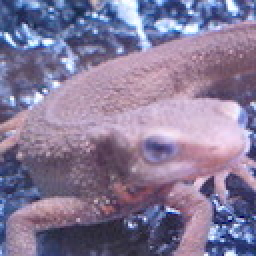
#> input picture questions/Question_21_30/imori.jpg, 128 x 128 px, found by its file name (shown 2 times larger)
$ python Q43-CannyStep3.py
#> lines starting #> are read from the running program, lines starting #| are printed output that depends on the picture; after the words box and inside, x2 and y2 are one past the last pixel; in counts of white or black regions, pixels touching at a corner belong together
# %% import
import cv2
from PIL import Image
import numpy as np

# %% load original image
img = Image.open("../../ImageProcessing100Wen/Question_21_30/imori.jpg")
#> img is the input picture: PIL image 128x128 RGB; mean R, G, B 134.1, 121.8, 152.8
img_arr = np.array(img)
img_gs = cv2.cvtColor(img_arr, cv2.COLOR_RGB2GRAY)
print(img_gs.shape)
#| (128, 128)

# %%
def canny3(img, k_size=5, std=1.4):
    def nms(edge, angle):
        H, W = angle.shape
        _edge = edge.copy()

        for y in range(H):
            for x in range(W):
                if angle[y, x] == 0:
                    dx1, dy1, dx2, dy2 = -1, 0, 1, 0
                elif angle[y, x] == 45:
                    dx1, dy1, dx2, dy2 = -1, 1, 1, -1
                elif angle[y, x] == 90:
                    dx1, dy1, dx2, dy2 = 0, -1, 0, 1
                elif angle[y, x] == 135:
                    dx1, dy1, dx2, dy2 = -1, -1, 1, 1

                if x == 0:
                    dx1 = max(dx1, 0)
                    dx2 = max(dx2, 0)
                if x == W-1:
                    dx1 = min(dx1, 0)
                    dx2 = min(dx2, 0)
                if y == 0:
                    dy1 = max(dy1, 0)
                    dy2 = max(dy2, 0)
                if y == H-1:
                    dy1 = min(dy1, 0)
                    dy2 = min(dy2, 0)
                if max(max(edge[y, x], edge[y+dy1, x+dx1]), edge[y+dy2, x+dx2]) != edge[y, x]:
                    _edge[y, x] = 0
        return _edge

    def hysterisis(edge, HT=100, LT=30):
        H, W = edge.shape

		# Histeresis threshold
        edge[edge >= HT] = 255
        edge[edge <= LT] = 0

        _edge = np.zeros((H + 2, W + 2), dtype=np.float32)
        _edge[1 : H + 1, 1 : W + 1] = edge

        ## 8 - Nearest neighbor
        nn = np.array(((1., 1., 1.), (1., 0., 1.), (1., 1., 1.)), dtype=np.float32)

        for y in range(1, H+2):
            for x in range(1, W+2):
                if _edge[y, x] < LT or _edge[y, x] > HT:
                    continue
                if np.max(_edge[y-1:y+2, x-1:x+2] * nn) >= HT:
                    _edge[y, x] = 255
                else:
                    _edge[y, x] = 0

        edge = _edge[1:H+1, 1:W+1]

        return edge

    img_gauss = cv2.GaussianBlur(img, ksize=(k_size, k_size), sigmaX=std)
    sobel_x = cv2.Sobel(img_gauss, -1, 1, 0, ksize=3)
    sobel_y = cv2.Sobel(img_gauss, -1, 0, 1, ksize=3)
    edge = np.sqrt(sobel_x ** 2 + sobel_y ** 2)

    arctan = np.arctan(sobel_y / np.maximum(sobel_x, 1e-5))
    angle = arctan / np.pi * 180
    angle[angle < -22.5] = 180 + angle[angle < -22.5]
    _angle = np.zeros_like(angle, dtype=np.uint8)
    _angle[np.where(angle <= 22.5)] = 0
    _angle[np.where((angle > 22.5) & (angle <= 67.5))] = 45
    _angle[np.where((angle > 67.5) & (angle <= 112.5))] = 90
    _angle[np.where((angle > 112.5) & (angle <= 157.5))] = 135

    edge = nms(edge, _angle)
    edge = hysterisis(edge, 13, 10)

    return edge.astype(np.uint8), _angle.astype(np.uint8)

# %%
grad, angle = canny3(img_gs)
#> in canny3, `img_gauss = cv2.GaussianBlur(img, ksize=(k_size, k_size), sigmaX=std)`:
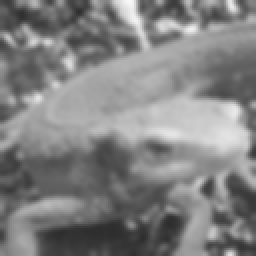
#> img_gauss: shape (128, 128) (shown 2 times larger); min 46, max 248, mean 129
#> in canny3, `arctan = np.arctan(sobel_y / np.maximum(sobel_x, 1e-5))`:
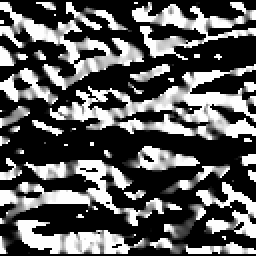
#> arctan: shape (128, 128) float64 (shown 2 times larger); min 0, max 1.57, mean 0.564; drawn with min black and max white
#> after the loop in nms, `for y in range(H):`:
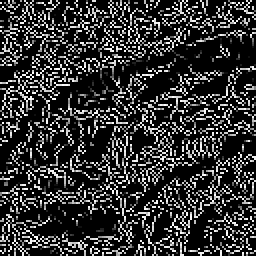
#> _edge: shape (128, 128) float16 (shown 2 times larger); min 0, max 15.81, mean 3.21; drawn with min black and max white
#> in hysterisis, `edge[edge >= HT] = 255`:
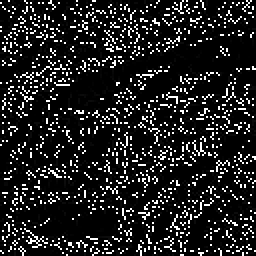
#> edge: shape (128, 128) float16 (shown 2 times larger); 12.79% of pixels changed, all inside (x1, y1, x2, y2) = (0, 0, 128, 128)
#> after the loop in hysterisis, `for y in range(1, H+2):`:
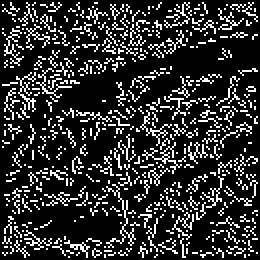
#> _edge: shape (130, 130) float32 (shown 2 times larger); 18.7% white in thin lines or dots
#> in hysterisis, `edge = _edge[1:H+1, 1:W+1]`: edge: shape (128, 128) float32; 19.3% white in thin lines or dots
#> grad: shape (128, 128); 19.3% white in thin lines or dots
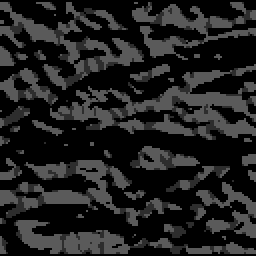
#> angle: shape (128, 128) (shown 2 times larger); min 0, max 90, mean 32.5

# %%
border = cv2.Canny(img_gs, 128, 200)
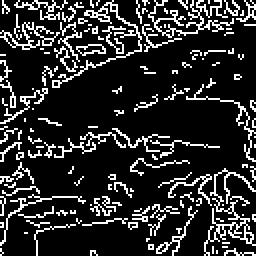
#> border: shape (128, 128) (shown 2 times larger); 17.1% white in thin lines or dots
# %%
